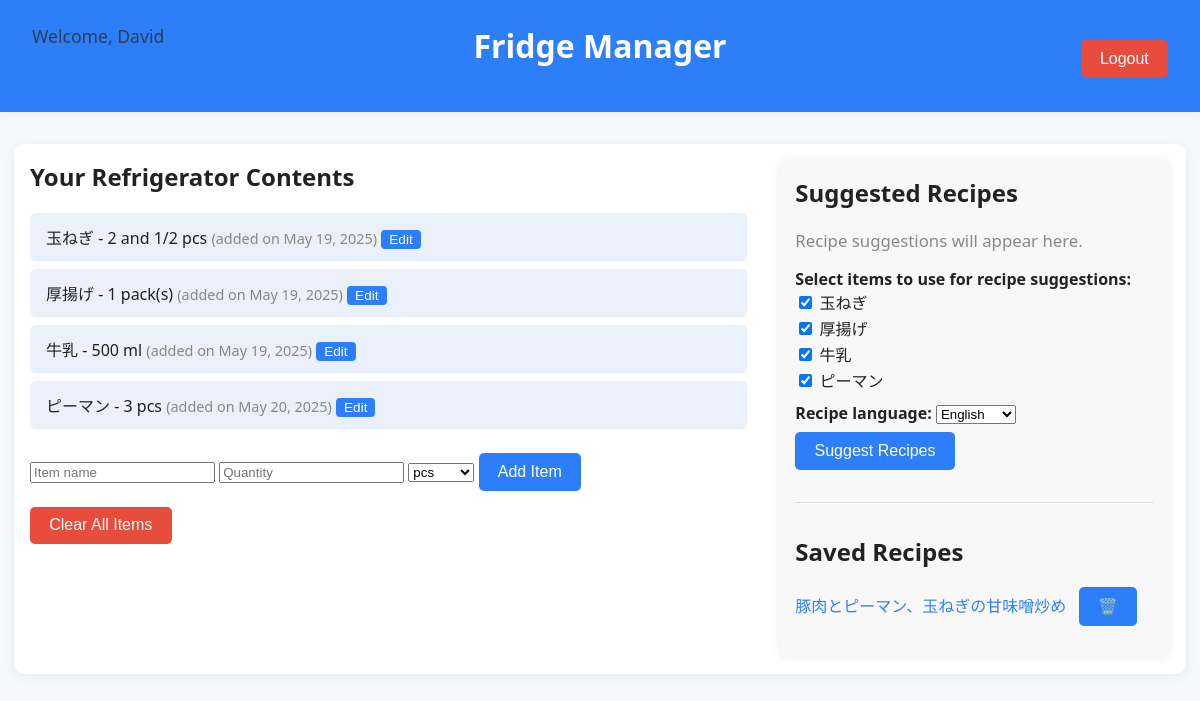
/index/ (signed in), run on an earlier commit of the app's database.
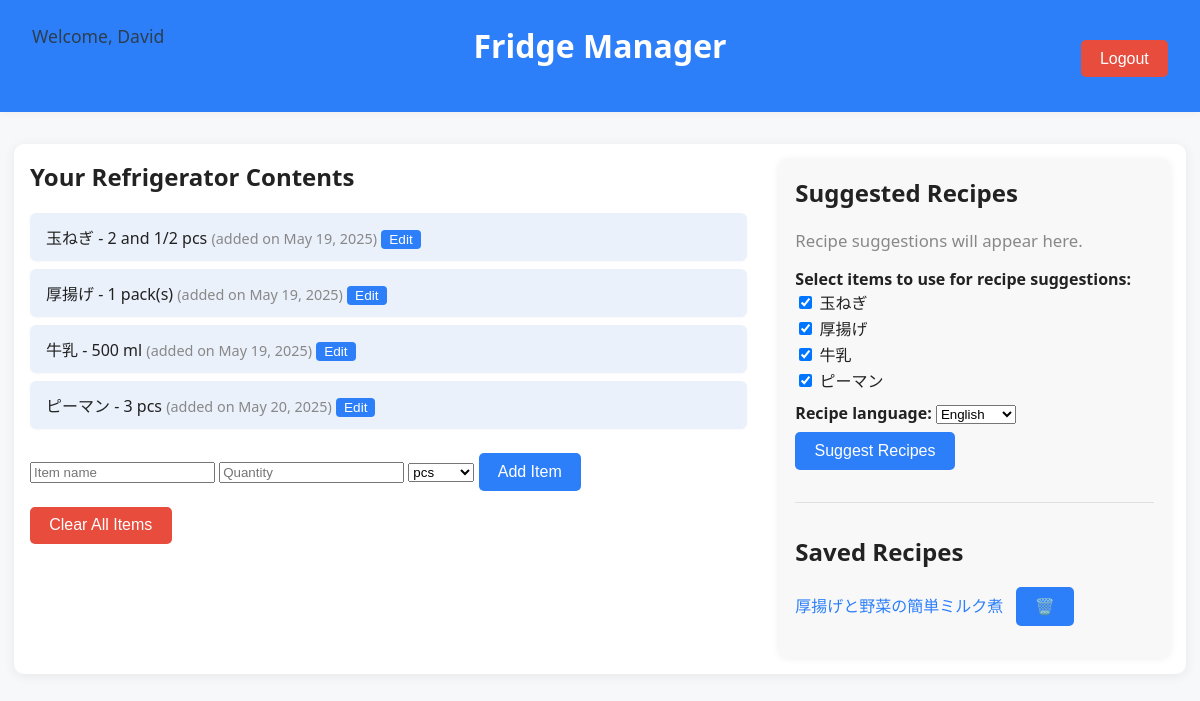
And on a later commit of the database.
### refrigerator/models.py (models this page shows, shortened)
class Item(models.Model):
    user = models.ForeignKey(User, on_delete=models.CASCADE, related_name='items')  # Linked to each user
    name = models.CharField(max_length=50)  # Item name
    quantity = models.PositiveIntegerField()  # Quantity
    quantity_fraction = models.CharField(max_length=10, blank=True, default='')  # Fractional quantity (optional)
    quantity_if_zero = models.BooleanField(default=False)  # If quantity is zero
    how_to_count = models.IntegerField(choices=[(0, 'pcs'), (1, 'ml'), (2, 'g'), (3, 'pack(s)')], default=0)  # Unit of measurement
    added_on = models.DateField()  # Date added

class Recipes(models.Model):
    user = models.ForeignKey(User, on_delete=models.CASCADE, related_name='recipes')
    title = models.CharField(max_length=100)
    instructions = models.TextField()

### refrigerator/views.py (the view, shortened to what this page needs)
# urls.py: path('index/', views.index, name='index'),  # Main page
@login_required
def index(request):
    items = Item.objects.filter(user=request.user)
    recipes = [] # Initialize recipes list for suggested recipes
    api_key = request.session.get('temp_gemini_api_key') or os.environ.get('GEMINI_API_KEY')
    saved_recipes = request.user.recipes.all()
    for recipe in saved_recipes:
        if recipe.instructions:
            recipe.instructions = clean_unicode_escapes(recipe.instructions)
    return render(request, 'refrigerator/index.html', {'items': items, 'recipes': recipes, 'saved_recipes': saved_recipes})

### refrigerator/views.py (called while the page is built)
def clean_unicode_escapes(text):
    if not text:
        return text
    return (
        text.replace('\\u000A', '\n')
            .replace('\\u002D', '-')
            .replace('\\u002E', '.')
            .replace('\\u002C', ',')
            .replace('\\u003A', ':')
    )

### refrigerator/templates/refrigerator/index.html (shortened to what the changed rows need)
<!DOCTYPE html>
<html lang="en">
{% load static %}
<head>
    <link rel="stylesheet" href="{% static 'css/styles.css' %}">
</head>
<body>
    <header>
        <h1>Fridge Manager</h1>
    </header>
    <main>
        <div class="fridge-main-container">
            <section>
                <h2>Your Refrigerator Contents</h2>
                <ul id="fridge-contents">
                    {% for item in items %}
                        <li>
                            {% if item.quantity >= 1 %}
                                {{ item.name }} - {{ item.quantity }}{% if item.quantity_fraction %} and {{ item.quantity_fraction }}{% endif %} {{ item.get_how_to_count_display }}
                            {% elif item.quantity == 0 and item.quantity_fraction %}
                                {{ item.name }} - {{ item.quantity_fraction }} {{ item.get_how_to_count_display }}
                            {% elif item.quantity == 0 and not item.quantity_fraction %}
                                <span style="color: #e74c3c; font-weight: bold;">{{ item.name }} - 0 {{ item.get_how_to_count_display }} (Empty! <a href="#" onclick="return confirmDeleteItem('{{ item.pk }}');" style="color:#e74c3c;text-decoration:underline;">Delete?</a>)</span>
                            {% endif %}
                            <span class="fridge-added-on">(added on {{ item.added_on }})</span>
                            <button id="edit-btn-{{ item.pk }}" type="button" onclick="showUpdateForm('{{ item.pk }}')" class="small-btn">Edit</button>
                        </li>
                    {% endfor %}
                </ul>
            </section>
            <aside>
                <h2>Suggested Recipes</h2>
                <form method="post" style="margin-top:1em;">
                    <div style="margin-bottom:0.5em;">
                        <div class="item-checkbox-list">
                            {% for item in items %}
                                <label class="item-checkbox-label">
                                    <input type="checkbox" name="selected_items" value="{{ item.name }}" checked>
                                    {{ item.name }}
                                </label>
                            {% endfor %}
                        </div>
                    </div>
                </form>
                <h2>Saved Recipes</h2>
                {% with saved_recipes=request.user.recipes.all %}
                {% if saved_recipes %}
                <ul id="saved-recipe-list">
                    {% for recipe in saved_recipes %}
                        <li>
                            <button class="recipe-title" type="button" onclick="toggleRecipe('saved-{{ forloop.counter0 }}')">{{ recipe.title }}</button>
                            <form method="post" action="{% url 'delete_saved_recipe' %}" style="display:inline; margin-left: 0.5em;">
                                <button type="submit" class="delete-recipe-btn" onclick="return confirm('Delete this saved recipe?');" title="Delete recipe">🗑️</button>
                            </form>
                        </li>
                    {% endfor %}
                </ul>
                {% else %}
                <div id="saved-recipes-placeholder">
                    No saved recipes yet.
                </div>
                {% endif %}
                {% endwith %}
            </aside>
        </div>
    </main>
</body>
</html>

What changed in the data, as far as the page shows it:
removed Recipes: title "豚肉とピーマン、玉ねぎの甘味噌炒め"
added Recipes: title "厚揚げと野菜の簡単ミルク煮"
